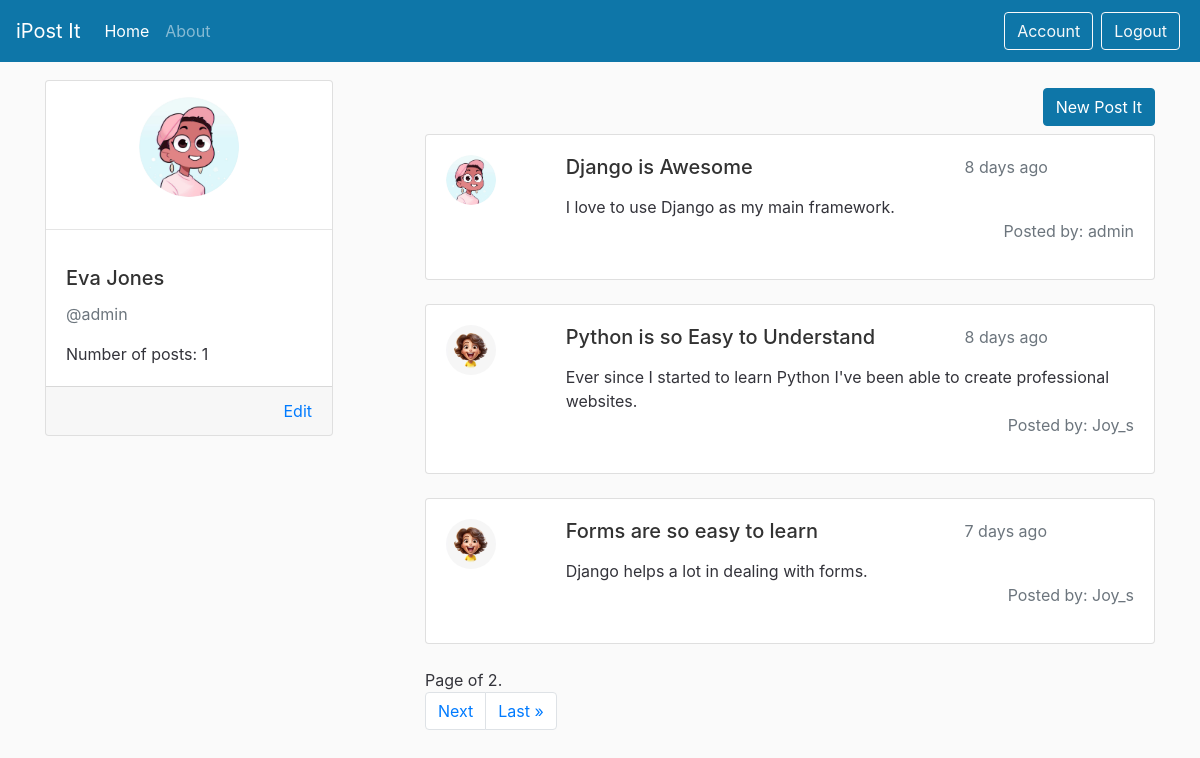
The app's page / (signed in) with its own data.
### users/models.py (models this page shows, shortened)
class UserImageExtension(models.Model):
    user = models.OneToOneField(User, on_delete=models.CASCADE)
    user_image = models.ImageField(upload_to='user_images')

### post/models.py (models this page shows, shortened)
class PostIt(models.Model):
    post_title = models.CharField(max_length=100)
    post_body = models.TextField(max_length=300)
    posted_date = models.DateTimeField(default=timezone.now)
    posted_by = models.ForeignKey(User, on_delete=models.CASCADE)
    def time_published(self):
        time_difference = timezone.now() - self.posted_date
        if time_difference.days == 0 and 0 <=time_difference.seconds < 60:
            seconds = time_difference.seconds
            if seconds == 1:
                return f'{str(seconds)} second ago'
            else:
                return f'{str(seconds)} seconds ago'
        if time_difference.days == 0 and 60 <= time_difference.seconds < 3600:
            minutes = math.floor(time_difference.seconds / 60)
            if minutes == 1:
                return f'{str(minutes)} minute ago'
            else:
                return f'{str(minutes)} minutes ago'
        if time_difference.days == 0 and 3600 <= time_difference.seconds < 86400:
            hours = math.floor(time_difference.seconds / 3600)
            if hours == 1:
                return f'{str(hours)} hour ago'
            else:
                return f'{str(hours)} hours ago'
        if 1 <= time_difference.days < 30:
            days = time_difference.days
            if days == 1:
                return f'{str(days)} day ago'
            else:
                return f'{str(days)} days ago'

### post/views.py (the view)
# urls.py: path('', views.home_page, name='post-home'),
@login_required()
def home_page(request):
    if request.method == 'POST':
        form = PostItForm(request.POST)
        form.instance.posted_by = request.user
        if form.is_valid():
            form.save()
            return redirect('post-home')
    else:
        form = PostItForm()
    number_of_posts = PostIt.objects.filter(posted_by=request.user.id)
    post_it_list = PostIt.objects.order_by('posted_date')
    paginator = Paginator(post_it_list, 3)
    page_number = request.GET.get('page')
    page_object = paginator.get_page(page_number)
    context = {
        'post_its': page_object,
        'number_of_personal_posts': len(number_of_posts),
        'form': form
    }
    return render(request, 'post/home.html', context)

### post/templates/post/home.html (shortened to what this page needs)
{% extends "post/main.html" %}
{% load crispy_forms_tags %}
{% block content %}
<div class="container">
    <div class="row">
        <div class="col">
            <div class="card" style="width: 18rem;">
                <div class="d-flex justify-content-center m-3">
                    {% if not user.userimageextension.user_image.url %}
                    <svg xmlns="http://www.w3.org/2000/svg" width="100" height="100" fill="currentColor"
                         class="bi bi-person"
                         viewBox="0 0 16 16">
                        <path d="M8 8a3 3 0 1 0 0-6 3 3 0 0 0 0 6zm2-3a2 2 0 1 1-4 0 2 2 0 0 1 4 0zm4 8c0 1-1 1-1 1H3s-1 0-1-1 1-4 6-4 6 3 6 4zm-1-.004c-.001-.246-.154-.986-.832-1.664C11.516 10.68 10.289 10 8 10c-2.29 0-3.516.68-4.168 1.332-.678.678-.83 1.418-.832 1.664h10z"/>
                    </svg>
                    {% else %}
                    <img class="rounded-circle"
                         src="{{ user.userimageextension.user_image.url }}"
                         alt=" user image" width="100" height="100"
                         style="object-fit: cover;">
                    {% endif %}
                </div>
                <hr>
                <div class="card-body">
                    <h5 class="card-title">{{ user.first_name }} {{ user.last_name }}</h5>
                    <p class="text-muted">@{{user.username}}</p>
                    <p class="card-text">Number of posts: {{number_of_personal_posts}}</p>
                </div>
                <div class="card-footer d-flex justify-content-end">
                    <a href="{% url 'post-account' %}" class="card-link">Edit</a>
                </div>
            </div>
        </div>
        <div class="col-8">
            <div class="mt-2 mb-2 d-flex justify-content-end">
                <button type="button" class="btn btn-primary" data-toggle="modal" data-target="#exampleModalCenter">
                    New Post It
                </button>
            </div>
            {% for post_it in post_its %}
            <div class="card mb-4">
                <div class="card-body">
                    <div>
                        <div class="row" style="cursor:pointer" onclick="singlePostit({{ post_it.id }})">
                            <div class="col-2">
                                {% if not post_it.posted_by.userimageextension.user_image.url %}
                                <svg xmlns="http://www.w3.org/2000/svg"
                                     width="50" height="50" fill="currentColor"
                                     class="bi bi-person"
                                     viewBox="0 0 16 16">
                                    <path d="M8 8a3 3 0 1 0 0-6 3 3 0 0 0 0 6zm2-3a2 2 0 1 1-4 0 2 2 0 0 1 4 0zm4 8c0 1-1 1-1 1H3s-1 0-1-1 1-4 6-4 6 3 6 4zm-1-.004c-.001-.246-.154-.986-.832-1.664C11.516 10.68 10.289 10 8 10c-2.29 0-3.516.68-4.168 1.332-.678.678-.83 1.418-.832 1.664h10z"/>
                                </svg>
                                {% else %}
                                <img class="rounded-circle"
                                     src="{{ post_it.posted_by.userimageextension.user_image.url}}"
                                     alt="User Image" width="50" height="50" style="object-fit: cover;">
                                {% endif %}
                            </div>
                            <div class="col-10">
                                <div class="row">
                                    <div class="col">
                                        <h5 class="card-title">{{post_it.post_title}}</h5>
                                    </div>
                                    <div class="col-4">
                                        <p class="text-muted">{{post_it.time_published}}</p>
                                    </div>
                                </div>
                                <p class="card-text">
                                    {{post_it.post_body}}
                                </p>
                            </div>
                        </div>
                        <div class="d-flex justify-content-end">
                            <p class="text-secondary">Posted by: {{post_it.posted_by}}</p>
                        </div>
                    </div>
                </div>
            </div>
            {% endfor %}
            <nav>
                <span class="current">
                    Page {{ page_it.number }} of {{ post_its.paginator.num_pages }}.
                </span>
                <ul class="pagination">
                    {% if post_its.has_next %}
                    <li class="page-item">
                        <a class="page-link" href="?page={{ post_its.next_page_number }}">Next</a>
                    </li>
                    <li class="page-item">
                        <a class="page-link" href="?page={{ post_its.paginator.num_pages }}">Last &raquo;</a>
                    </li>
                    {% endif %}
                </ul>
            </nav>
        </div>
    </div>
</div>
{% endblock content %}

### post/static/post/css/base.css (style rules this page uses)
body { background: #fafafa; color: #33333a; margin-top: 5rem; }
h1, h2, h3, h4, h5, h6 { color: #323232; }

### records on screen
PostIt: posted_by.userimageextension.user_image (picture), post_title "Django is Awesome", time_published "8 days ago", post_body "I love to use Django as my main framework.", posted_by "admin"
PostIt: posted_by.userimageextension.user_image (picture), post_title "Python is so Easy to Understand", time_published "8 days ago", post_body "Ever since I started to learn Python I've been able to create professional websites.", posted_by "Joy_s"
PostIt: posted_by.userimageextension.user_image (picture), post_title "Forms are so easy to learn", time_published "7 days ago", post_body "Django helps a lot in dealing with forms.", posted_by "Joy_s"

### other values on screen
{{ user.first_name }} "Eva"
{{ user.last_name }} "Jones"
{{ user.username }} "admin"
{{ number_of_personal_posts }} "1"
{{ post_its.paginator.num_pages }} "2"
